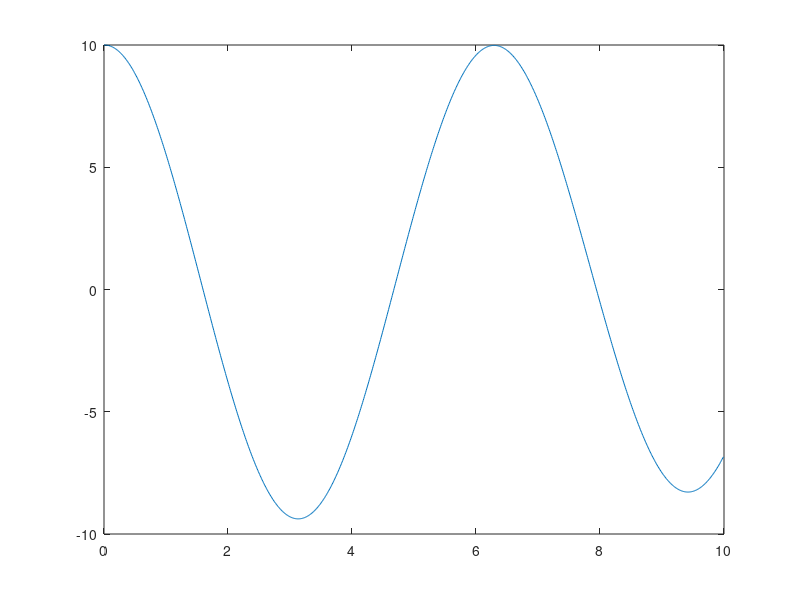

Recreate this plot in MATLAB.
%%initial values
m=1;
k=1;
eps=0.01;
d=0.1;
p=1;
u0=10;
du0=0;
wn=sqrt(k/m);
wd=wn*sqrt(1-eps*eps);
t=0:999;
t=t/100;
u=[];
stc1=(p/k)*(1-(d)^2)/(((1-(d)^2)^2)+(2*eps*d)^2);
stc2=(p/k)*(2*d*eps)/(((1-(d)^2)^2)+(2*eps*d)^2);

for i=1:(999+1)
    %%transient
    tr1=u0*cos(wd*t(i))*exp(-eps*wn*t(i));
    tr2=((du0+u0*eps*wn)/wd)*sin(wd*t(i))*exp(-eps*wn*t(i));
    
    %%steady
    st1=stc1*sin(d*wn*t(i));
    st2=stc2*cos(d*wn*t(i));
    
    u=[u,tr1+tr2+st1-st2];
end
plot(t,u);




